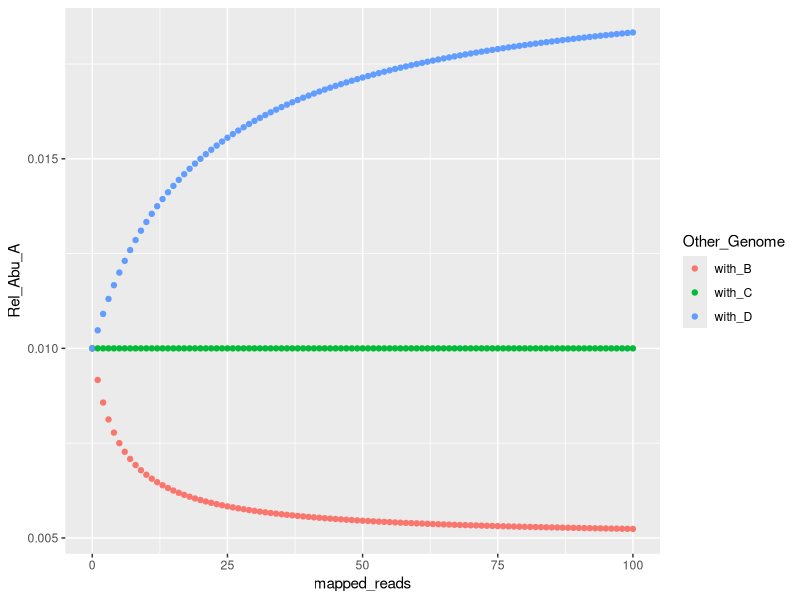

Generate this figure with R:
library(tidyverse)

## Metagenome
tot_reads <- 1000 # Total reads = 1000
read_len <- 100 # Length of each read = 100 bp

## Genomes
# Genome A (our focus)
size_A <- 1000 # Genome size = 1000 bp
mapped_reads_A <- 10 # mapped reads = 10
mapped_bases_A <- mapped_reads_A * read_len
avg_cov_A <- mapped_bases_A / size_A # 1, in this case


# Genome B, C, and D
size_B <- 500 # size = 500 bp (smaller than A)
size_C <- 1000 # size = 1000 bp (equal to A)
size_D <- 2000 # size = 2000 bp (larger than A)


# Genome set includes two genomes: A and B|C|D
# number of reads mapped to the genomes (B|C|D) : main variable
mapped_reads <- 0:100 # same for the three genomes B|C|D

coverm <- data.frame(mapped_reads) %>% 
  mutate(mapped_bases = mapped_reads * 100) %>% 
  mutate(tot_mapped_reads = mapped_reads_A + mapped_reads) %>% 
  mutate(avg_cov_B = mapped_bases / size_B) %>% 
  mutate(avg_cov_C = mapped_bases / size_C) %>%
  mutate(avg_cov_D = mapped_bases / size_D) %>%
  mutate(cov_A_with_B = avg_cov_A / (avg_cov_A + avg_cov_B)) %>% 
  mutate(cov_A_with_C = avg_cov_A / (avg_cov_A + avg_cov_C)) %>%
  mutate(cov_A_with_D = avg_cov_A / (avg_cov_A + avg_cov_D)) %>%
  mutate(relabu_A_with_B = cov_A_with_B * tot_mapped_reads / tot_reads) %>% 
  mutate(relabu_A_with_C = cov_A_with_C * tot_mapped_reads / tot_reads) %>% 
  mutate(relabu_A_with_D = cov_A_with_D * tot_mapped_reads / tot_reads)

coverm_plot <- coverm %>%
  select(mapped_reads, starts_with("relabu")) %>% 
  rename_with(str_replace, 
              pattern = "relabu_A_", replacement = "") %>% 
  pivot_longer(-mapped_reads, names_to = "Other_Genome", values_to = "Rel_Abu_A")

ggplot(coverm_plot, aes(x = mapped_reads, y = Rel_Abu_A)) +
  geom_point(aes(color = Other_Genome))
  
